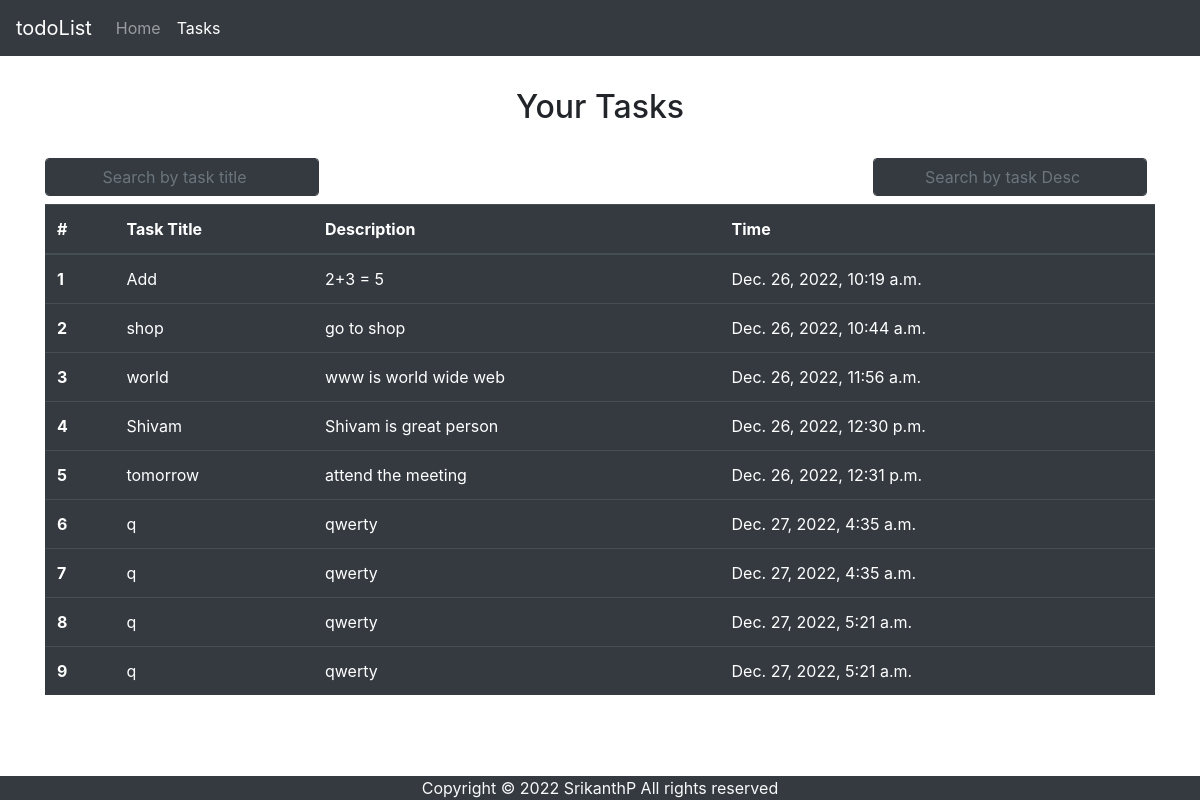
Page /task/ on the earlier database version.
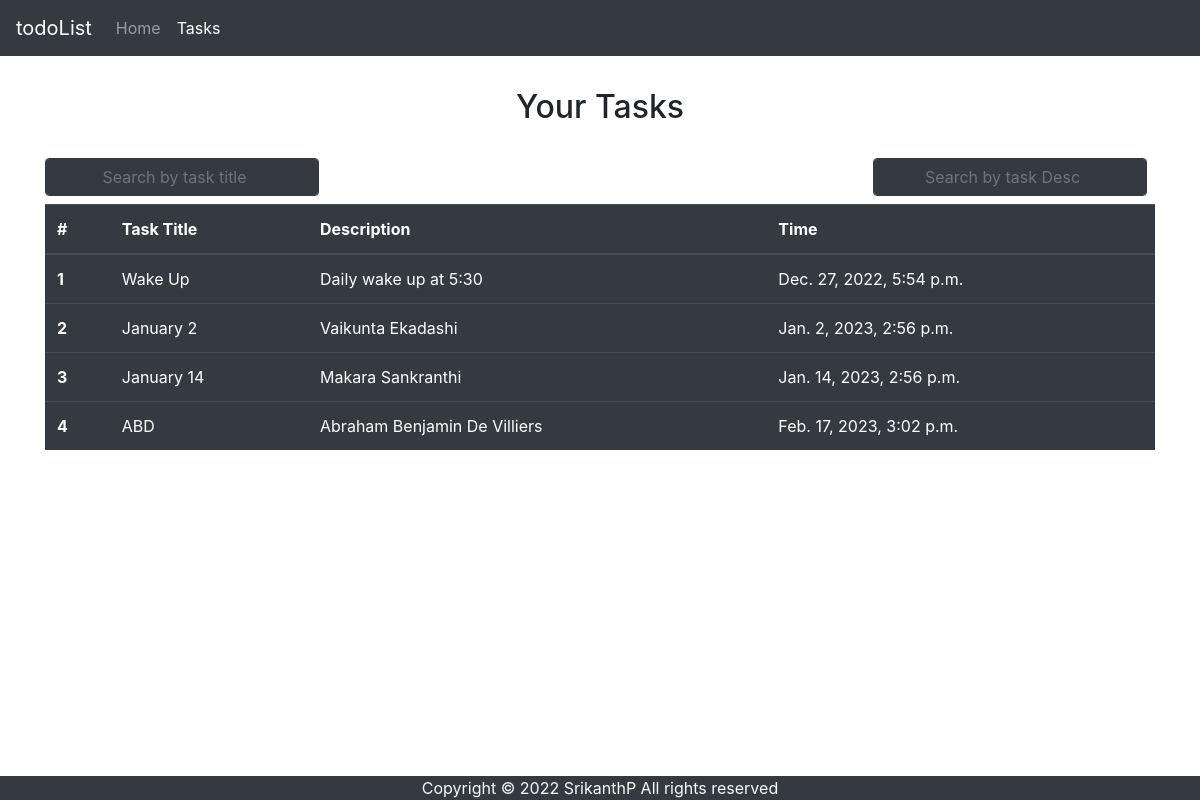
Same page on the later database version.
### home/models.py (models this page shows, shortened)
class Task(models.Model):
    taskTitle = models.CharField(max_length=100)
    taskDesc = models.CharField(max_length=2000)
    time = models.DateTimeField(auto_created = True)

### home/views.py (the view)
# urls.py: path('task/', views.task, name='task'),
def task(request):
    allTasks = Task.objects.all()
    context = {'tasks': allTasks}
    return render(request, 'tasks.html', context)

### templates/tasks.html (shortened to what this page needs)
<!doctype html>
<html lang="en">
<head>
    <link rel="stylesheet" href="https://cdn.jsdelivr.net/npm/bootstrap@4.5.3/dist/css/bootstrap.min.css"
>
</head>
<body>
    <nav class="navbar navbar-expand-lg navbar-dark bg-dark">
        <a class="navbar-brand" href="https://youtu.be/66bGa69lV2c">todoList</a>
        <div class="collapse navbar-collapse" id="navbarSupportedContent">
            <ul class="navbar-nav mr-auto">
                <li class="nav-item">
                    <a class="nav-link" href="/">Home <span class="sr-only">(current)</span></a>
                </li>
                <li class="nav-item active">
                    <a class="nav-link" href="/task">Tasks</a>
                </li>
            </ul>
        </div>
    </nav>
    <div class="container my-3">
        <h2 class="text-center py-3">Your Tasks</h2>
        <form class="form-inline float-left my-2">
            <input class="form-control mr-sm-2 btn btn-dark" type="search" id="myInput" onkeyup="myFunction()"
                placeholder="Search by task title" aria-label="Search">
        </form>
        <form class="form-inline float-right my-2">
            <input class="form-control mr-sm-2 btn btn-dark" type="search" id="myInput1" onkeyup="myFunction1()"
                placeholder="Search by task Desc" aria-label="Search">
        </form>
        <table class="table table-dark" id="myTable">
            <thead>
                <tr>
                    <th scope="col">#</th>
                    <th scope="col">Task Title</th>
                    <th scope="col">Description</th>
                    <th scope="col">Time</th>
                </tr>
            </thead>
            <tbody>
                {% for task in tasks %}
                <tr>
                    <th scope="row">{{forloop.counter}}</th>
                    <td>{{task.taskTitle}}</td>
                    <td>{{task.taskDesc}}</td>
                    <td>{{task.time}}</td>
                </tr>
                {% endfor %}
            </tbody>
        </table>
    </div>
    <footer class="text-center text-light bg-dark fixed-bottom">Copyright &copy 2022 SrikanthP All rights reserved
    </footer>
</body>
</html>

Differences in the rows shown:
removed Task: taskTitle "Add", taskDesc "2+3 = 5", time "Dec. 26, 2022, 10:19 a.m."
removed Task: taskTitle "shop", taskDesc "go to shop", time "Dec. 26, 2022, 10:44 a.m."
removed Task: taskTitle "world", taskDesc "www is world wide web", time "Dec. 26, 2022, 11:56 a.m."
removed Task: taskTitle "Shivam", taskDesc "Shivam is great person", time "Dec. 26, 2022, 12:30 p.m."
removed Task: taskTitle "tomorrow", taskDesc "attend the meeting", time "Dec. 26, 2022, 12:31 p.m."
removed Task: taskTitle "q", taskDesc "qwerty", time "Dec. 27, 2022, 4:35 a.m."
removed Task: taskTitle "q", taskDesc "qwerty", time "Dec. 27, 2022, 4:35 a.m."
removed Task: taskTitle "q", taskDesc "qwerty", time "Dec. 27, 2022, 5:21 a.m."
removed Task: taskTitle "q", taskDesc "qwerty", time "Dec. 27, 2022, 5:21 a.m."
added Task: taskTitle "Wake Up", taskDesc "Daily wake up at 5:30", time "Dec. 27, 2022, 5:54 p.m."
added Task: taskTitle "January 2", taskDesc "Vaikunta Ekadashi", time "Jan. 2, 2023, 2:56 p.m."
added Task: taskTitle "January 14", taskDesc "Makara Sankranthi", time "Jan. 14, 2023, 2:56 p.m."
added Task: taskTitle "ABD", taskDesc "Abraham Benjamin De Villiers", time "Feb. 17, 2023, 3:02 p.m."
